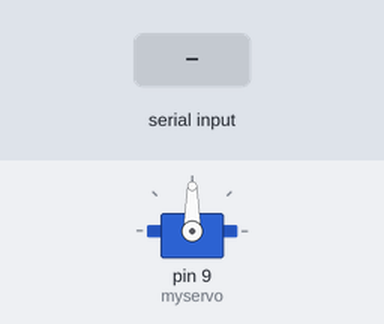
The sketch below on a simulated Arduino Uno, built with avr-gcc and run on an emulated ATmega328P. Shown: servo. Inputs (shaded band) come from the test bench.

Above: at 1.2 s.
1.3 s: "a" received over Serial
At 1.6 s:
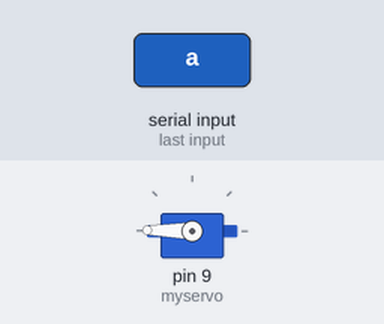
2.8 s: "d" received over Serial
At 3.9 s:
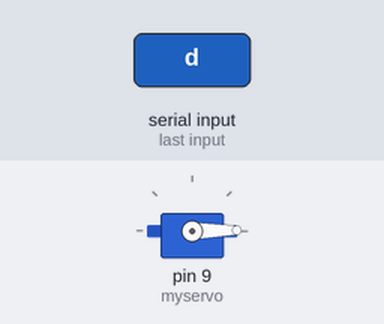
4.3 s: "w" received over Serial
At 5.0 s:
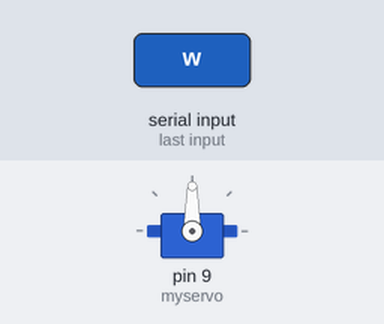
Timing chart, 0 to 7.3 s (numbered marks = the images above; inputs shaded):
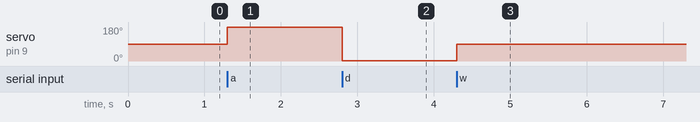

The sketch:

Servo_test2.ino
```cpp
#include <Servo.h>
Servo myservo;  // create servo object to control a servo
int counter = 0;

void setup() {
  myservo.attach(9);  // attaches the servo on pin 9 to the servo object
  Serial.begin(115200);
}

void loop() {
  if (Serial.available() > 0) {
    int pos = Serial.read();
    if (pos == 119)
      counter = 90;
    else if (pos == 97)
      counter = 179;
    else if (pos == 100)
      counter = 1;

    myservo.write(counter);
    // if (pos >= 48 && pos <= 57) { // ASCII codes for the numbers 0 to 9
    //   pos = pos - 48;
    //   myservo.write(pos * 18); // map the position from 0-9 to 0-180
    // }
  }
}
```

Measured:
- after the input at 1.3 s, servo on pin 9 (myservo): 90° → 179° at once
- after the input at 2.8 s, servo on pin 9 (myservo): 179° → 1° at once
- after the input at 4.3 s, servo on pin 9 (myservo): 1° → 90° at once
